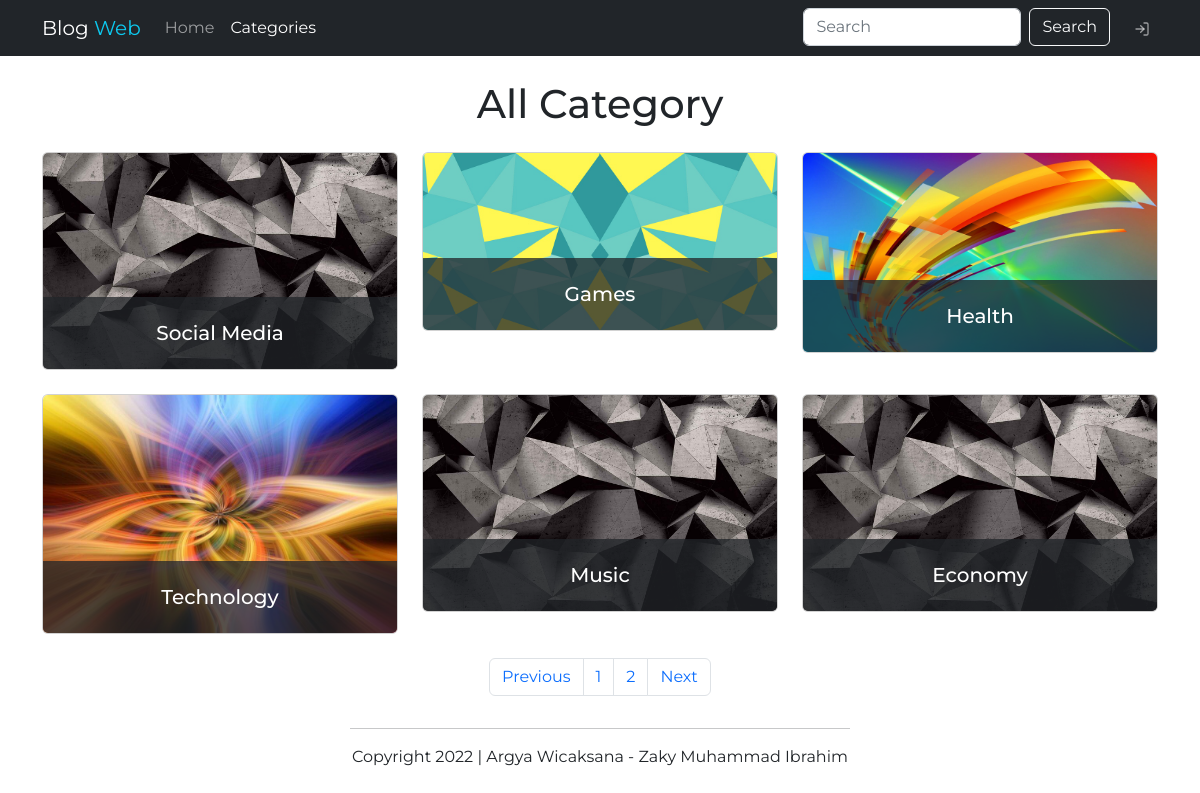
/categories.php, run on the app's committed database.
### tables this page shows
CREATE TABLE `category` (
  `id` int(11) NOT NULL AUTO_INCREMENT,
  `name` varchar(255) DEFAULT NULL,
  PRIMARY KEY (`id`)
);

### categories.php (the view, shortened to what this page needs)
<?php include 'templates/header.php';
function randomImage()
{
    $images = glob('img/category/*');
    return $images[rand(0, count($images) - 1)];
}
?>
<main class="container mt-4">
    <h1 class="mb-4 text-center">All Category</h1>
    <div class="row">
        <?php
        $batas = 6;
        $halaman = isset($_GET['halaman']) ? (int)$_GET['halaman'] : 1;
        $halaman_awal = ($halaman > 1) ? ($halaman * $batas) - $batas : 0;
        $previous = $halaman - 1;
        $next = $halaman + 1;
        $sql = "SELECT id, name FROM category";
        $data = mysqli_query($connect, $sql);
        $jumlah_data = mysqli_num_rows($data);
        $total_halaman = ceil($jumlah_data / $batas);
        $query = "$sql limit $halaman_awal, $batas";
        $categories = mysqli_query($connect, $query);
        if (mysqli_num_rows($categories) > 0) {
            foreach ($categories as $category) {
        ?>
                <div class="col-md-4 mb-4">
                    <a href="index.php?c_id=<?= $category['id'] ?>&c_name=<?= $category['name'] ?>">
                        <div class="card overflow-hidden">
                            <img class="w-100" src="<?= randomImage() ?>" />
                            <div class="card-img-overlay d-flex align-items-end p-0">
                                <h5 class="card-title text-bg-dark text-center p-4 mb-0 flex-fill bg-opacity-75"><?= $category['name'] ?></h5>
                            </div>
                        </div>
                    </a>
                </div>
            <?php
            }
            ?>
            <nav>
                <ul class="pagination justify-content-center">
                    <li class="page-item">
                        <a class="page-link" <?php if ($halaman > 1) {
                                                    echo "href='?halaman=$previous'";
                                                } ?>>Previous</a>
                    </li>
                    <?php
                    for ($x = 1; $x <= $total_halaman; $x++) {
                    ?>
                        <li class="page-item"><a class="page-link" href="?halaman=<?= $x ?>"><?= $x; ?></a></li>
                    <?php
                    }
                    ?>
                    <li class="page-item">
                        <a class="page-link" <?php if ($halaman < $total_halaman) {
                                                    echo "href='?halaman=$next'";
                                                } ?>>Next</a>
                    </li>
                </ul>
            </nav>
        <?php
        }
        ?>
    </div>
</main>
<?php include 'templates/footer.php'; ?>

### css/style.css (style rules this page uses)
* { font-family: 'Montserrat', sans-serif; }
main { min-height: calc(100vh - 73px - 56px - 56px); }

### data on the page
category: name "Social Media"
category: shows a picture, name "Games"
category: shows a picture, name "Health"
category: shows a picture, name "Technology"
category: name "Music"
category: name "Economy"
